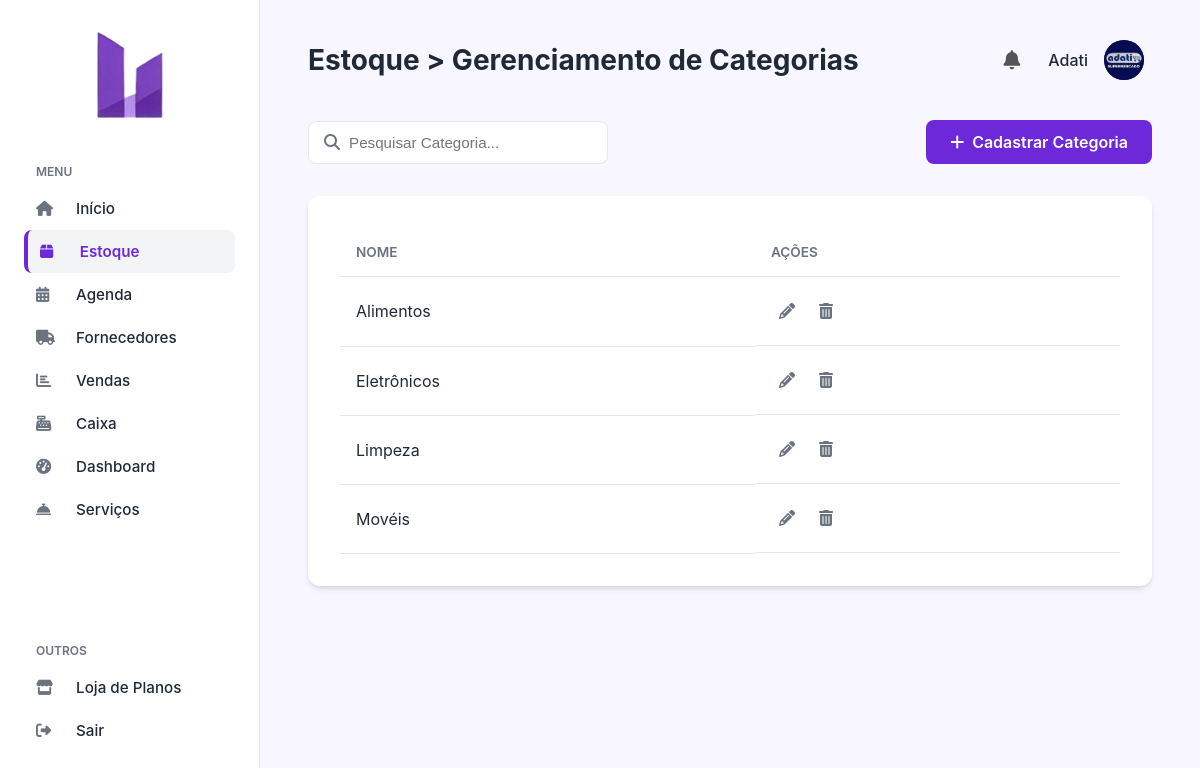
Screenshot of /categorias.php (signed in) with the database file from the repository.
### tables this page shows
CREATE TABLE `categorias` (
  `id` int(11) NOT NULL,
  `nome` varchar(100) NOT NULL
);

### categorias.php (the view, shortened to what this page needs)
<?php
include_once('config.php');
$sql = "SELECT * FROM categorias ORDER BY nome ASC";
$stmt = $pdo->prepare($sql);
$stmt->execute();
$categorias = $stmt->fetchAll(PDO::FETCH_ASSOC);
?>
<!DOCTYPE html>
<html lang="pt-br">
<head>
    <link rel="stylesheet" href="https://cdnjs.cloudflare.com/ajax/libs/font-awesome/6.4.0/css/all.min.css">
    <link rel="stylesheet" href="css/sistema.css">
    <link rel="stylesheet" href="css/estoque.css">
</head>
<body>
    <?php include 'sidebar.php'; ?>
    <main class="main-content">
        <?php include 'header.php'; ?>
        <div class="actions-container">
            <div class="search-bar"><i class="fas fa-search"></i><input type="text"
                    placeholder="Pesquisar Categoria..."></div>
            <a href="categoria_formulario.php" class="btn-primary"><i class="fas fa-plus"></i> Cadastrar Categoria</a>
        </div>
        <div class="table-container">
            <table>
                <thead>
                    <tr>
                        <th>Nome</th>
                        <th>Ações</th>
                    </tr>
                </thead>
                <tbody>
                    <?php if (empty($categorias)): ?>
                        <tr>
                            <td colspan="3" class="text-center">Nenhuma categoria cadastrada.</td>
                        </tr>
                    <?php else: ?>
                        <?php foreach ($categorias as $categoria): ?>
                            <tr>
                                <td><?= htmlspecialchars($categoria['nome']) ?></td>
                                <td class="actions">
                                    <a href="categoria_formulario.php?id=<?= $categoria['id'] ?>" class="btn-action btn-edit">
                                        <i class="fas fa-pencil-alt"></i> </a>
                                    <a href="excluir_categoria.php?id=<?= $categoria['id'] ?>" class="btn-action btn-delete">
                                        <i class="fas fa-trash-alt"></i> </a>
                                </td>
                            </tr>
                        <?php endforeach; ?>
                    <?php endif; ?>
                </tbody>
            </table>
        </div>
    </main>
</body>
</html>

### css/sistema.css (style rules this page uses)
:root { --primary-bg: #F8F7FF; --sidebar-bg: #FFFFFF; --accent-color: #6D28D9; --accent-color-dark: #4C1D95; --text-color: #1F2937; --text-light: #6B7280; --border-color: #E5E7EB; --card-shadow: 0 4px 6px -1px rgb(0 0 0 / 0.1), 0 2px 4px -2px rgb(0 0 0 / 0.1); }
* { margin: 0; padding: 0; box-sizing: border-box; }
body { font-family: 'Inter', sans-serif; background-color: var(--primary-bg); color: var(--text-color); display: flex; height: 100vh; overflow: hidden; }
.main-content { flex-grow: 1; padding: 2rem 3rem; overflow-y: auto; }

### css/estoque.css (style rules this page uses)
.main-content .actions-container { display: flex; justify-content: space-between; align-items: center; margin-bottom: 2rem; }
.main-content .search-bar { position: relative; width: 300px; }
.main-content .search-bar input { width: 100%; padding: 0.75rem 0.75rem 0.75rem 2.5rem; border: 1px solid var(--border-color); border-radius: 8px; font-size: 0.95rem; }
.main-content .search-bar i { position: absolute; left: 1rem; top: 50%; transform: translateY(-50%); color: var(--text-light); }
.main-content .btn-primary { background-color: var(--accent-color); color: white; padding: 0.75rem 1.5rem; border-radius: 8px; text-decoration: none; font-weight: 600; display: flex; align-items: center; gap: 0.5rem; transition: background-color 0.2s ease; }
.main-content .table-container { background-color: var(--sidebar-bg); border-radius: 12px; padding: 2rem; box-shadow: var(--card-shadow); }
.main-content table { width: 100%; border-collapse: collapse; }
.main-content th, .main-content td { padding: 1rem; text-align: left; border-bottom: 1px solid var(--border-color); }
.main-content th { font-size: 0.85rem; font-weight: 600; text-transform: uppercase; color: var(--text-light); }
.main-content td.actions { display: flex; gap: 0.5rem; }
.main-content .btn-action { color: var(--text-light); padding: 0.5rem; border-radius: 4px; }

### rows the page displays
categorias: nome "Alimentos"
categorias: nome "Eletrônicos"
categorias: nome "Limpeza"
categorias: nome "Movéis"

### other values shown
$titulo_header "Estoque > Gerenciamento de Categorias"
$nome_exibicao "Adati"
